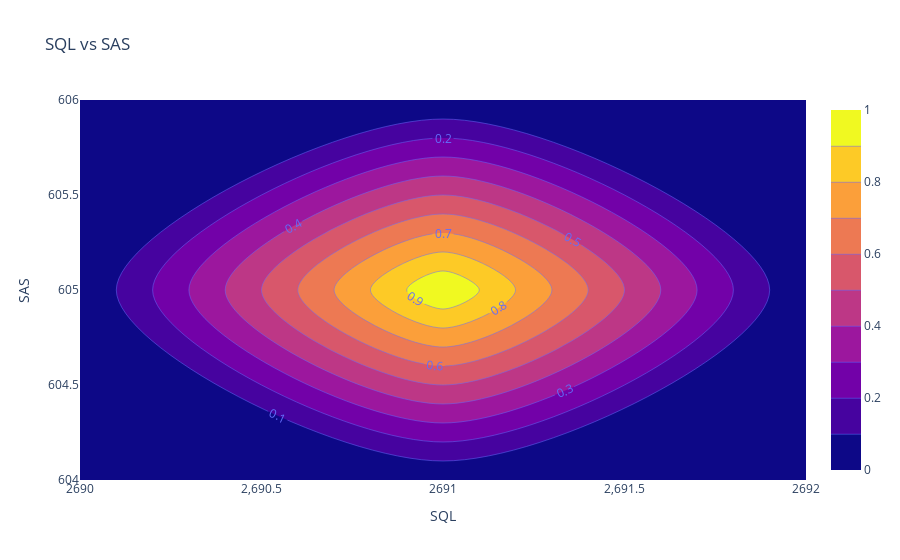

Notebook source saved alongside this figure:
### Code cell
sql_vs_sas = px.density_contour(data_frame=technologies_df,
                                   x='SQL', y='SAS',
                                   title='SQL vs SAS')
sql_vs_sas.update_traces(contours_coloring="fill", contours_showlabels = True)
sql_vs_sas.show()

### Figure 1 — Plotly figure (JSON) as saved in the notebook; plotly's stock layout.template omitted (floating-point values rounded to 4 significant figures)
{"data": [{"contours": {"coloring": "fill", "showlabels": true}, "hovertemplate": "SQL=%{x}<br>SAS=%{y}<br>count=%{z}<extra></extra>", "legendgroup": "", "line": {"color": "#636efa"}, "name": "", "showlegend": false, "type": "histogram2dcontour", "x": [2691], "xaxis": "x", "xbingroup": "x", "y": [605], "yaxis": "y", "ybingroup": "y"}], "layout": {"legend": {"tracegroupgap": 0}, "title": {"text": "SQL vs SAS"}, "xaxis": {"anchor": "y", "domain": [0, 1], "title": {"text": "SQL"}}, "yaxis": {"anchor": "x", "domain": [0, 1], "title": {"text": "SAS"}}}}
